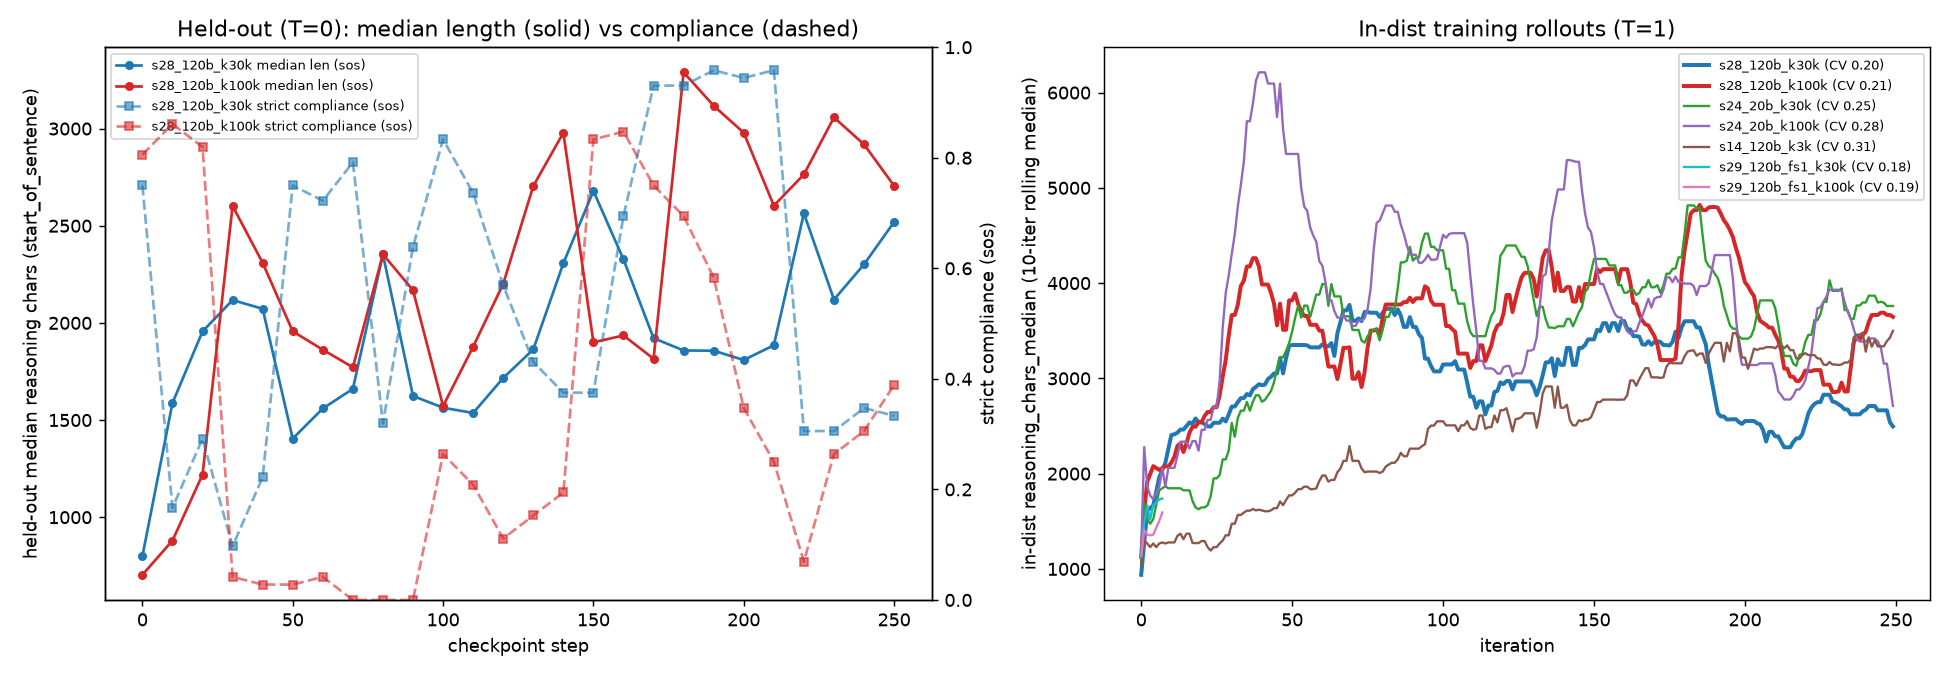

Reproduce this figure in Python.
"""Reasoning-length oscillation analysis for gpt-oss-120b RL runs (read-only over rl/runs).
Writes length_series.json, length_oscillation.md, length_oscillation.png in this folder."""
import json, re, sys
from pathlib import Path
from concurrent.futures import ProcessPoolExecutor
import numpy as np, pandas as pd, zstandard
from scipy.stats import pearsonr, spearmanr
import matplotlib
matplotlib.use("Agg")
import matplotlib.pyplot as plt

ROOT = Path("/root/controllability-elicitation/rl/runs")
HERE = Path("/root/controllability-elicitation/rl/analysis/sweep28_oscillation")
RUNS = {
    "s28_120b_k30k":  ROOT / "sweep28_gptoss120b_highk/sweep28-d1-k30k",
    "s28_120b_k100k": ROOT / "sweep28_gptoss120b_highk/sweep28-d1-k100k",
    "s24_20b_k30k":   ROOT / "sweep24_controller/sweep24-fix05-k30k",
    "s24_20b_k100k":  ROOT / "sweep24_controller/sweep24-fix05-k100k",
    "s14_120b_k3k":   ROOT / "sweep14_x320gepa_gptoss120b/sweep14-x320gepa-gptoss120b-k3k",
    "s29_120b_fs1_k30k":  ROOT / "sweep29_gptoss120b_fs1/sweep29-fs1-k30k",
    "s29_120b_fs1_k100k": ROOT / "sweep29_gptoss120b_fs1/sweep29-fs1-k100k",
}
OSC = {"s28_120b_k30k", "s28_120b_k100k"}
HO_MODES = ["start_of_sentence", "no_spaces", "letter_suppression"]
PREAMBLE_RE = re.compile(r"(I must|the requirement|the constraint|every sentence|need to ensure|begin with|start with)", re.I)
TROUGHS = [10, 20, 30, 40, 130, 140, 150, 220, 230, 240, 250]
PEAKS = [50, 60, 70, 100, 170, 180, 190, 200, 210]

def load_json(f):
    f = Path(f); b = f.read_bytes()
    if f.suffix == ".zst":
        b = zstandard.ZstdDecompressor().decompress(b, max_output_size=1 << 31)
    return json.loads(b)

def split_sents(t):
    return [s for s in re.split(r"(?<=[.!?])\s+|\n+", t.strip()) if s.strip()]

def cv(x):
    x = np.asarray(x, float); x = x[~np.isnan(x)]
    return float(np.std(x) / np.mean(x)) if len(x) and np.mean(x) > 0 else float("nan")

def maxmin(x):
    x = np.asarray(x, float); x = x[~np.isnan(x)]
    return float(np.max(x) / np.min(x)) if len(x) and np.min(x) > 0 else float("nan")

def corr(a, b):
    a, b = np.asarray(a, float), np.asarray(b, float)
    m = ~(np.isnan(a) | np.isnan(b))
    if m.sum() < 4 or np.std(a[m]) == 0 or np.std(b[m]) == 0:
        return (float("nan"), float("nan"), float("nan"), float("nan"))
    p = pearsonr(a[m], b[m]); s = spearmanr(a[m], b[m])
    return (float(p[0]), float(p[1]), float(s[0]), float(s[1]))

def fmt(x, d=2):
    return "nan" if x is None or (isinstance(x, float) and np.isnan(x)) else f"{x:.{d}f}"

# ---------------------------------------------------------------- 1. held-out
df = pd.read_parquet(HERE / "samples.parquet")
ho = df[df.split == "heldout"].copy()
ho["chars"] = ho.reasoning.str.len()
ho["sents"] = ho.reasoning.map(lambda t: len(split_sents(t)))
ho["trunc"] = (ho.finish_reason == "length").astype(int)
ho["gt8k"] = (ho.chars > 8000).astype(int)

def agg(g):
    return pd.Series(dict(n=len(g), med_chars=g.chars.median(), mean_chars=g.chars.mean(),
                          med_sents=g.sents.median(), mean_sents=g.sents.mean(),
                          frac_gt8k=g.gt8k.mean(), trunc_rate=g.trunc.mean(), compliance=g.compliance.mean()))

ho_all = ho.groupby(["run", "step"]).apply(agg).reset_index()
ho_mode = ho.groupby(["run", "mode", "step"]).apply(agg).reset_index()

heldout_series, heldout_stats = {}, {}
for run in ho.run.unique():
    a = ho_all[ho_all.run == run].sort_values("step")
    heldout_series[run] = {"steps": a.step.tolist(), "all": {c: a[c].round(4).tolist() for c in a.columns if c not in ("run", "step")}}
    st = {"all": {"cv_med_chars": cv(a.med_chars), "maxmin_med_chars": maxmin(a.med_chars),
                  "cv_mean_chars": cv(a.mean_chars), "cv_med_sents": cv(a.med_sents)}}
    for m in HO_MODES:
        b = ho_mode[(ho_mode.run == run) & (ho_mode["mode"] == m)].sort_values("step")
        heldout_series[run][m] = {c: b[c].round(4).tolist() for c in b.columns if c not in ("run", "step", "mode")}
        pr, pp, sr, sp = corr(b.med_chars, b.compliance)
        pr2, pp2, sr2, sp2 = corr(b.mean_chars, b.compliance)
        st[m] = {"cv_med_chars": cv(b.med_chars), "maxmin_med_chars": maxmin(b.med_chars), "cv_mean_chars": cv(b.mean_chars),
                 "cv_med_sents": cv(b.med_sents), "range_med_chars": [float(b.med_chars.min()), float(b.med_chars.max())],
                 "pearson_medlen_vs_compliance": pr, "pearson_p": pp, "spearman_medlen_vs_compliance": sr, "spearman_p": sp,
                 "pearson_meanlen_vs_compliance": pr2, "spearman_meanlen_vs_compliance": sr2,
                 "cv_compliance": cv(b.compliance),
                 "cv_med_chars_excl0": cv(b.med_chars.values[1:]), "maxmin_med_chars_excl0": maxmin(b.med_chars.values[1:]),
                 "pearson_excl0": corr(b.med_chars.values[1:], b.compliance.values[1:])[0], "spearman_excl0": corr(b.med_chars.values[1:], b.compliance.values[1:])[2]}
    heldout_stats[run] = st

# ---------------------------------------------------------------- 2. in-dist (progress.jsonl)
def acf(x, lags):
    x = np.asarray(x, float); x = x - x.mean(); v = (x * x).sum()
    return {int(L): float((x[:-L] * x[L:]).sum() / v) if L < len(x) and v > 0 else float("nan") for L in lags}

indist_series, indist_stats = {}, {}
for run, rd in RUNS.items():
    pf = rd / "progress.jsonl"
    if not pf.exists(): continue
    rows = [json.loads(l) for l in pf.read_text().splitlines() if l.strip()]
    p = pd.DataFrame(rows).drop_duplicates("iteration").sort_values("iteration").reset_index(drop=True)
    p["roll10"] = p.reasoning_chars_median.rolling(10, min_periods=1).median()
    p["mean10"] = p.reasoning_chars_median.rolling(10, min_periods=1).mean()
    indist_series[run] = {"iteration": p.iteration.tolist(), "reasoning_chars_median": p.reasoning_chars_median.tolist(),
                          "roll10_median": p.roll10.round(1).tolist(), "compliance_rate": p.compliance_rate.round(4).tolist(),
                          "accuracy": p.accuracy.round(4).tolist()}
    x = p.reasoning_chars_median.values.astype(float)
    # detrend with 50-step centered rolling mean before ACF (so a slow drift does not masquerade as a period)
    trend = pd.Series(x).rolling(50, center=True, min_periods=10).mean().values
    resid = x - trend
    lags = list(range(10, 101, 10))
    st = {"n_iters": int(len(p)), "cv": cv(x), "maxmin": maxmin(x), "cv_roll10": cv(p.roll10), "maxmin_roll10": maxmin(p.roll10),
          "cv_after_warmup(>=20)": cv(x[20:]) if len(x) > 30 else float("nan"),
          "maxmin_after_warmup(>=20)": maxmin(x[20:]) if len(x) > 30 else float("nan"),
          "acf_raw": acf(x, lags) if len(x) > 110 else {}, "acf_detrended": acf(resid[~np.isnan(resid)], lags) if len(x) > 110 else {}}
    # cross-correlation with held-out series: checkpoint s <- iterations s-9..s
    if run in heldout_series:
        steps = heldout_series[run]["steps"]
        aligned = []
        for s in steps:
            w = p[(p.iteration >= max(0, s - 9)) & (p.iteration <= s)]
            aligned.append(w.reasoning_chars_median.mean() if len(w) else np.nan)
        aligned = np.array(aligned, float)
        st["aligned_indist_len"] = [None if np.isnan(v) else round(float(v), 1) for v in aligned]
        for m in HO_MODES + ["all"]:
            comp = np.array(heldout_series[run][m]["compliance"], float)
            hl = np.array(heldout_series[run][m]["med_chars"], float)
            st[f"xcorr_indistlen_vs_heldout_compliance_{m}"] = corr(aligned, comp)
            st[f"xcorr_indistlen_vs_heldout_medlen_{m}"] = corr(aligned, hl)
        # excluding step 0 (donor checkpoint: no RL yet, warm-up transient)
        st["xcorr_excl_step0_sos_compliance"] = corr(aligned[1:], np.array(heldout_series[run]["start_of_sentence"]["compliance"], float)[1:])
        st["xcorr_excl_step0_sos_medlen"] = corr(aligned[1:], np.array(heldout_series[run]["start_of_sentence"]["med_chars"], float)[1:])
    indist_stats[run] = st

# per-mode in-dist length from iters/, every 5th iteration
def permode(args):
    run, f = args
    try:
        D = load_json(f)
    except Exception as e:
        return run, f.name, None
    it = int(re.search(r"iter-(\d+)", f.name).group(1))
    out = {}
    for r in D["results"]:
        for s in r["samples"]:
            out.setdefault(r["mode"], []).append((len(s.get("reasoning") or ""), int(s.get("compliance") or 0), s.get("finish_reason") == "length"))
    return run, it, {m: dict(n=len(v), med_chars=float(np.median([a for a, _, _ in v])), mean_chars=float(np.mean([a for a, _, _ in v])),
                           compliance=float(np.mean([c for _, c, _ in v])), trunc_rate=float(np.mean([t for _, _, t in v]))) for m, v in out.items()}

jobs = []
for run, rd in RUNS.items():
    for f in sorted((rd / "iters").glob("iter-*.json*")):
        it = int(re.search(r"iter-(\d+)", f.name).group(1))
        if it % 5 == 0 or run.startswith("s29"):
            jobs.append((run, f))
permode_series = {}
with ProcessPoolExecutor(16) as ex:
    for run, it, res in ex.map(permode, jobs, chunksize=2):
        if res is None: continue
        permode_series.setdefault(run, {})[it] = res
permode_stats = {}
for run, d in permode_series.items():
    its = sorted(d)
    modes = sorted({m for it in its for m in d[it]})
    permode_stats[run] = {"iterations": its, "modes": {}}
    for m in modes:
        med = [d[it][m]["med_chars"] if m in d[it] else np.nan for it in its]
        comp = [d[it][m]["compliance"] if m in d[it] else np.nan for it in its]
        tr = [d[it][m]["trunc_rate"] if m in d[it] else np.nan for it in its]
        permode_stats[run]["modes"][m] = {"med_chars": [None if np.isnan(v) else round(v) for v in med],
                                          "compliance": [None if np.isnan(v) else round(v, 3) for v in comp],
                                          "trunc_rate": [None if np.isnan(v) else round(v, 3) for v in tr],
                                          "cv": cv(med), "maxmin": maxmin(med),
                                          "cv_after_warmup": cv(np.array(med)[np.array(its) >= 20]) if len(its) > 6 else float("nan")}
        # cross-correlation of per-mode in-dist median length with held-out sos compliance (nearest checkpoint <= iteration, window s-9..s)
        if run in heldout_series:
            steps = heldout_series[run]["steps"]; comp_sos = heldout_series[run]["start_of_sentence"]["compliance"]
            al = []
            for s in steps:
                vals = [d[it][m]["med_chars"] for it in its if max(0, s - 9) <= it <= s and m in d[it]]
                al.append(np.mean(vals) if vals else np.nan)
            permode_stats[run]["modes"][m]["xcorr_vs_heldout_sos_compliance"] = corr(al, comp_sos)

# ---------------------------------------------------------------- 3. decomposition (sweep28 k30k, sos)
def decompose(t):
    sents = split_sents(t)
    k = 0
    for s in sents:
        if PREAMBLE_RE.search(s): k += 1
        else: break
    pre, body = sents[:k], sents[k:]
    n_meta_total = sum(bool(PREAMBLE_RE.search(s)) for s in sents)
    return dict(pre_chars=sum(len(s) for s in pre), pre_sents=k, body_chars=sum(len(s) for s in body), body_sents=len(body),
                n_sents=len(sents), meta_sents_total=n_meta_total, meta_chars_total=sum(len(s) for s in sents if PREAMBLE_RE.search(s)))

sos = ho[(ho.run == "s28_120b_k30k") & (ho["mode"] == "start_of_sentence")].copy()
dec = pd.DataFrame([decompose(t) for t in sos.reasoning], index=sos.index)
sos = pd.concat([sos, dec], axis=1)
sos["phase"] = np.where(sos.step.isin(TROUGHS), "trough", np.where(sos.step.isin(PEAKS), "peak", "other"))
DEC_COLS = ["chars", "n_sents", "pre_chars", "pre_sents", "body_chars", "body_sents", "meta_chars_total", "meta_sents_total"]
dec_phase = sos[sos.phase != "other"].groupby("phase")[DEC_COLS].median()
dec_phase_mean = sos[sos.phase != "other"].groupby("phase")[DEC_COLS].mean()
dec_phase_comp = sos[sos.phase != "other"].groupby("phase").compliance.mean()
dec_step = sos.groupby("step")[DEC_COLS].median()
dec_step["compliance"] = sos.groupby("step").compliance.mean()
dec_step["frac_has_preamble"] = sos.groupby("step").pre_sents.apply(lambda s: (s > 0).mean())
# within-phase, compliant vs non-compliant
dec_phase_c = sos[sos.phase != "other"].groupby(["phase", "compliance"])[DEC_COLS].median()
# same decomposition for k100k (for reference)
sos100 = ho[(ho.run == "s28_120b_k100k") & (ho["mode"] == "start_of_sentence")].copy()
dec100 = pd.DataFrame([decompose(t) for t in sos100.reasoning], index=sos100.index)
sos100 = pd.concat([sos100, dec100], axis=1)
dec100_step = sos100.groupby("step")[DEC_COLS].median(); dec100_step["compliance"] = sos100.groupby("step").compliance.mean()

# ---------------------------------------------------------------- save JSON
out = {"heldout_series": heldout_series, "heldout_stats": heldout_stats, "indist_series": indist_series, "indist_stats": indist_stats,
       "permode_indist": permode_stats,
       "decomposition_k30k": {"troughs": TROUGHS, "peaks": PEAKS, "phase_median": dec_phase.round(1).to_dict(), "phase_mean": dec_phase_mean.round(1).to_dict(),
                              "phase_compliance": dec_phase_comp.round(3).to_dict(),
                              "per_step_median": {int(k): v for k, v in dec_step.round(3).to_dict(orient="index").items()},
                              "phase_by_compliance_median": {f"{a}_c{b}": v for (a, b), v in dec_phase_c.round(1).to_dict(orient="index").items()}},
       "decomposition_k100k_per_step_median": {int(k): v for k, v in dec100_step.round(3).to_dict(orient="index").items()}}
def clean(o):
    if isinstance(o, dict): return {str(k): clean(v) for k, v in o.items()}
    if isinstance(o, (list, tuple)): return [clean(v) for v in o]
    if isinstance(o, (np.floating, float)): return None if np.isnan(o) else float(o)
    if isinstance(o, (np.integer,)): return int(o)
    return o
(HERE / "length_series.json").write_text(json.dumps(clean(out), indent=1))

# ---------------------------------------------------------------- figure
fig, axes = plt.subplots(1, 2, figsize=(15, 5.2))
ax = axes[0]; ax2 = ax.twinx()
cols = {"s28_120b_k30k": "#1f77b4", "s28_120b_k100k": "#d62728"}
for run, c in cols.items():
    s = heldout_series[run]["steps"]; m = heldout_series[run]["start_of_sentence"]
    ax.plot(s, m["med_chars"], "-o", color=c, ms=4, label=f"{run} median len (sos)")
    ax2.plot(s, m["compliance"], "--s", color=c, ms=4, alpha=.6, label=f"{run} strict compliance (sos)")
ax.set_xlabel("checkpoint step"); ax.set_ylabel("held-out median reasoning chars (start_of_sentence)"); ax2.set_ylabel("strict compliance (sos)")
ax2.set_ylim(0, 1); ax.set_title("Held-out (T=0): median length (solid) vs compliance (dashed)")
h1, l1 = ax.get_legend_handles_labels(); h2, l2 = ax2.get_legend_handles_labels(); ax.legend(h1 + h2, l1 + l2, fontsize=7, loc="upper left")
ax = axes[1]
pal = {"s28_120b_k30k": "#1f77b4", "s28_120b_k100k": "#d62728", "s24_20b_k30k": "#2ca02c", "s24_20b_k100k": "#9467bd", "s14_120b_k3k": "#8c564b",
       "s29_120b_fs1_k30k": "#17becf", "s29_120b_fs1_k100k": "#e377c2"}
for run, s in indist_series.items():
    lw = 2.2 if run in OSC else 1.3
    ax.plot(s["iteration"], s["roll10_median"], color=pal[run], lw=lw, label=f"{run} (CV {indist_stats[run]['cv']:.2f})")
ax.set_xlabel("iteration"); ax.set_ylabel("in-dist reasoning_chars_median (10-iter rolling median)"); ax.set_title("In-dist training rollouts (T=1)")
ax.legend(fontsize=7)
fig.tight_layout(); fig.savefig(HERE / "length_oscillation.png", dpi=130)

# ---------------------------------------------------------------- markdown
L = []
L.append("# Reasoning-length oscillation in gpt-oss-120b RL runs\n")
L.append("Read-only analysis of `rl/runs/sweep28_gptoss120b_highk/*` (oscillating held-out compliance) vs stable comparison runs "
         "(`sweep24-fix05-k30k/k100k` gpt-oss-20b same recipe; `sweep14-x320gepa-gptoss120b-k3k` 120b small-k older recipe) and the in-progress "
         "`sweep29-fs1-k30k/k100k` (fewshot donors, in-dist only). Held-out = T=0 eval of each checkpoint on 200 held-out questions "
         "(start_of_sentence / no_spaces / letter_suppression); in-dist = T=1 training rollouts (256/step) from `progress.jsonl` and `iters/`. "
         "Length = chars of the `reasoning` field; sentences split on `.!?` + newlines. Strict compliance = `compliance == 1`. "
         "Series in `length_series.json`, figure `length_oscillation.png`, script `length_oscillation.py`.\n")

L.append("## 1. Held-out length series\n")
L.append("### 1a. Summary across checkpoints (26 checkpoints, steps 0..250)\n")
L.append("| run | mode | CV median chars | max/min median chars | CV excl. step 0 | max/min excl. step 0 | median-chars range | CV median sents | CV compliance | Pearson r (med len vs compliance) | p | Spearman rho | p | Pearson/Spearman excl. step 0 |")
L.append("|---|---|---|---|---|---|---|---|---|---|---|---|---|---|")
for run in RUNS:
    if run not in heldout_stats: continue
    st = heldout_stats[run]
    L.append(f"| {run} | all | {fmt(st['all']['cv_med_chars'])} | {fmt(st['all']['maxmin_med_chars'])} | | | | {fmt(st['all']['cv_med_sents'])} | | | | | | |")
    for m in HO_MODES:
        s = st[m]
        L.append(f"| {run} | {m} | {fmt(s['cv_med_chars'])} | {fmt(s['maxmin_med_chars'])} | {fmt(s['cv_med_chars_excl0'])} | {fmt(s['maxmin_med_chars_excl0'])} | {s['range_med_chars'][0]:.0f}-{s['range_med_chars'][1]:.0f} | {fmt(s['cv_med_sents'])} | {fmt(s['cv_compliance'])} | "
                 f"{fmt(s['pearson_medlen_vs_compliance'])} | {fmt(s['pearson_p'],3)} | {fmt(s['spearman_medlen_vs_compliance'])} | {fmt(s['spearman_p'],3)} | {fmt(s['pearson_excl0'])} / {fmt(s['spearman_excl0'])} |")
L.append("")
L.append("Mean-length (not median) correlations with compliance, start_of_sentence: " + "; ".join(
    f"{run}: Pearson {fmt(heldout_stats[run]['start_of_sentence']['pearson_meanlen_vs_compliance'])}, Spearman {fmt(heldout_stats[run]['start_of_sentence']['spearman_meanlen_vs_compliance'])}"
    for run in RUNS if run in heldout_stats) + "\n")

for run in RUNS:
    if run not in heldout_series: continue
    L.append(f"### 1b. {run}: per-checkpoint held-out table\n")
    L.append("| step | all med chars | all mean chars | all med sents | all >8k | all trunc | sos med chars | sos mean chars | sos med sents | sos >8k | sos trunc | sos compl | nosp med chars | nosp compl | nosp trunc | lsup med chars | lsup compl | lsup trunc |")
    L.append("|" + "---|" * 18)
    hs = heldout_series[run]
    for i, s in enumerate(hs["steps"]):
        a = hs["all"]; so = hs["start_of_sentence"]; ns = hs["no_spaces"]; ls = hs["letter_suppression"]
        L.append(f"| {s} | {a['med_chars'][i]:.0f} | {a['mean_chars'][i]:.0f} | {a['med_sents'][i]:.0f} | {a['frac_gt8k'][i]:.2f} | {a['trunc_rate'][i]:.2f} | "
                 f"{so['med_chars'][i]:.0f} | {so['mean_chars'][i]:.0f} | {so['med_sents'][i]:.0f} | {so['frac_gt8k'][i]:.2f} | {so['trunc_rate'][i]:.2f} | {so['compliance'][i]:.2f} | "
                 f"{ns['med_chars'][i]:.0f} | {ns['compliance'][i]:.2f} | {ns['trunc_rate'][i]:.2f} | {ls['med_chars'][i]:.0f} | {ls['compliance'][i]:.2f} | {ls['trunc_rate'][i]:.2f} |")
    L.append("")

L.append("## 2. In-dist length series (progress.jsonl, `reasoning_chars_median`, T=1 training rollouts)\n")
L.append("| run | n iters | CV raw | max/min raw | CV (iters>=20) | max/min (iters>=20) | CV 10-roll | max/min 10-roll | ACF detrended lag10/20/30/50/100 |")
L.append("|---|---|---|---|---|---|---|---|---|")
for run, st in indist_stats.items():
    a = st["acf_detrended"]
    acfs = "/".join(fmt(a.get(k, float('nan'))) for k in (10, 20, 30, 50, 100)) if a else "n/a"
    L.append(f"| {run} | {st['n_iters']} | {fmt(st['cv'])} | {fmt(st['maxmin'])} | {fmt(st['cv_after_warmup(>=20)'])} | {fmt(st['maxmin_after_warmup(>=20)'])} | {fmt(st['cv_roll10'])} | {fmt(st['maxmin_roll10'])} | {acfs} |")
L.append("")
L.append("Raw (non-detrended) ACF lag 10..100 by run:\n")
for run, st in indist_stats.items():
    if st["acf_raw"]:
        L.append(f"- {run}: " + ", ".join(f"L{k}={fmt(v)}" for k, v in st["acf_raw"].items()))
L.append("")
L.append("### 2b. Cross-correlation: 10-step in-dist median length (mean of iters s-9..s) vs held-out series at checkpoint s\n")
L.append("| run | vs sos compliance (Pearson/Spearman) | vs sos compliance excl. step 0 | vs sos held-out median len | vs sos held-out med len excl. step 0 | vs no_spaces compl | vs letter_supp compl | vs all-mode held-out med len |")
L.append("|---|---|---|---|---|---|---|---|")
for run, st in indist_stats.items():
    if "aligned_indist_len" not in st: continue
    def pr(k): x = st[k]; return f"{fmt(x[0])} / {fmt(x[2])}"
    L.append(f"| {run} | {pr('xcorr_indistlen_vs_heldout_compliance_start_of_sentence')} | {pr('xcorr_excl_step0_sos_compliance')} | {pr('xcorr_indistlen_vs_heldout_medlen_start_of_sentence')} | {pr('xcorr_excl_step0_sos_medlen')} | "
             f"{pr('xcorr_indistlen_vs_heldout_compliance_no_spaces')} | {pr('xcorr_indistlen_vs_heldout_compliance_letter_suppression')} | {pr('xcorr_indistlen_vs_heldout_medlen_all')} |")
L.append("")
L.append("Per-checkpoint aligned in-dist length (mean reasoning_chars_median over iters s-9..s) next to held-out sos compliance / sos median length:\n")
for run in ("s28_120b_k30k", "s28_120b_k100k"):
    st = indist_stats[run]; hs = heldout_series[run]
    L.append(f"**{run}**\n")
    L.append("| step | " + " | ".join(str(s) for s in hs["steps"]) + " |")
    L.append("|---|" + "---|" * len(hs["steps"]))
    L.append("| in-dist len | " + " | ".join("" if v is None else f"{v:.0f}" for v in st["aligned_indist_len"]) + " |")
    L.append("| held-out sos compl | " + " | ".join(f"{v:.2f}" for v in hs["start_of_sentence"]["compliance"]) + " |")
    L.append("| held-out sos med len | " + " | ".join(f"{v:.0f}" for v in hs["start_of_sentence"]["med_chars"]) + " |")
    L.append("")

L.append("### 2c. Per-mode in-dist median length from iters/ (every 5th iteration; sweep29: all available)\n")
L.append("| run | mode | n pts | CV med chars | max/min | CV (iters>=20) | Pearson/Spearman vs held-out sos compliance |")
L.append("|---|---|---|---|---|---|---|")
for run, ps in permode_stats.items():
    for m, s in ps["modes"].items():
        x = s.get("xcorr_vs_heldout_sos_compliance")
        xc = f"{fmt(x[0])} / {fmt(x[2])}" if x else "n/a"
        L.append(f"| {run} | {m} | {len(ps['iterations'])} | {fmt(s['cv'])} | {fmt(s['maxmin'])} | {fmt(s['cv_after_warmup'])} | {xc} |")
L.append("")
for run in ("s28_120b_k30k", "s28_120b_k100k"):
    ps = permode_stats.get(run)
    if not ps: continue
    L.append(f"**{run}** per-mode median chars by iteration (every 5th)\n")
    its = ps["iterations"]
    L.append("| iter | " + " | ".join(ps["modes"].keys()) + " |")
    L.append("|---|" + "---|" * len(ps["modes"]))
    for i, it in enumerate(its):
        L.append(f"| {it} | " + " | ".join("" if s["med_chars"][i] is None else f"{s['med_chars'][i]}" for s in ps["modes"].values()) + " |")
    L.append("")

L.append("## 3. Preamble/body decomposition, sweep28 k30k held-out start_of_sentence\n")
L.append(f"Preamble = leading run of sentences matching `{PREAMBLE_RE.pattern}` (case-insensitive); body = remainder. "
         f"Troughs = steps {TROUGHS}; peaks = steps {PEAKS}. `meta_*_total` counts matching sentences anywhere in the trace (not just leading).\n")
L.append("| phase | n traces | strict compl | median total chars | median sents | median preamble chars | median preamble sents | median body chars | median body sents | median meta chars (anywhere) | median meta sents (anywhere) |")
L.append("|---|---|---|---|---|---|---|---|---|---|---|")
for ph in ("peak", "trough"):
    r = dec_phase.loc[ph]; n = int((sos.phase == ph).sum())
    L.append(f"| {ph} | {n} | {dec_phase_comp[ph]:.2f} | {r.chars:.0f} | {r.n_sents:.0f} | {r.pre_chars:.0f} | {r.pre_sents:.0f} | {r.body_chars:.0f} | {r.body_sents:.0f} | {r.meta_chars_total:.0f} | {r.meta_sents_total:.0f} |")
L.append("")
L.append("Means instead of medians:\n")
L.append("| phase | mean total chars | mean preamble chars | mean body chars | mean meta chars (anywhere) | mean meta sents (anywhere) |")
L.append("|---|---|---|---|---|---|")
for ph in ("peak", "trough"):
    r = dec_phase_mean.loc[ph]
    L.append(f"| {ph} | {r.chars:.0f} | {r.pre_chars:.0f} | {r.body_chars:.0f} | {r.meta_chars_total:.0f} | {r.meta_sents_total:.1f} |")
L.append("")
L.append("Split by compliance within phase (medians):\n")
L.append("| phase / compliant | n | total chars | preamble chars | body chars | meta chars anywhere | meta sents anywhere |")
L.append("|---|---|---|---|---|---|---|")
for (ph, c), r in dec_phase_c.iterrows():
    n = int(((sos.phase == ph) & (sos.compliance == c)).sum())
    L.append(f"| {ph} / c={c} | {n} | {r.chars:.0f} | {r.pre_chars:.0f} | {r.body_chars:.0f} | {r.meta_chars_total:.0f} | {r.meta_sents_total:.0f} |")
L.append("")
L.append("### 3b. Compliance at fixed length: strict compliance by sentence-count bucket, peak vs trough (k30k sos)\n")
sos["sbin"] = pd.cut(sos.n_sents, [0, 10, 15, 20, 25, 30, 40, 60, 10**6], labels=["1-10", "11-15", "16-20", "21-25", "26-30", "31-40", "41-60", ">60"])
bk = sos[sos.phase != "other"].groupby(["sbin", "phase"], observed=True).compliance.agg(["mean", "size"]).unstack("phase")
L.append("| sentences | peak compl (n) | trough compl (n) |")
L.append("|---|---|---|")
for b_, r in bk.iterrows():
    L.append(f"| {b_} | {r[('mean','peak')]:.2f} ({int(r[('size','peak')])}) | {r[('mean','trough')]:.2f} ({int(r[('size','trough')])}) |")
L.append("")
# composition check: does the peak/trough length gap survive conditioning on compliance?
L.append("Composition check: predicted phase median total chars if only the compliant/non-compliant mix changed (weights = phase compliance, lengths = within-phase c=0/c=1 medians): "
         + ", ".join(f"{ph}: {dec_phase_comp[ph]*dec_phase_c.loc[(ph,1)].chars + (1-dec_phase_comp[ph])*dec_phase_c.loc[(ph,0)].chars:.0f} (observed {dec_phase.loc[ph].chars:.0f})" for ph in ("peak", "trough")) + "\n")
out["decomposition_k30k"]["compliance_by_sentence_bucket"] = {str(b_): {"peak": [float(r[('mean','peak')]), int(r[('size','peak')])], "trough": [float(r[('mean','trough')]), int(r[('size','trough')])]} for b_, r in bk.iterrows()}
(HERE / "length_series.json").write_text(json.dumps(clean(out), indent=1))
L.append("Per-step medians (k30k sos):\n")
L.append("| step | compl | total chars | sents | preamble chars | preamble sents | frac w/ preamble | body chars | body sents | meta chars anywhere | meta sents anywhere |")
L.append("|---|---|---|---|---|---|---|---|---|---|---|")
for s, r in dec_step.iterrows():
    tag = "T" if s in TROUGHS else ("P" if s in PEAKS else "")
    L.append(f"| {s} {tag} | {r.compliance:.2f} | {r.chars:.0f} | {r.n_sents:.0f} | {r.pre_chars:.0f} | {r.pre_sents:.0f} | {r.frac_has_preamble:.2f} | {r.body_chars:.0f} | {r.body_sents:.0f} | {r.meta_chars_total:.0f} | {r.meta_sents_total:.0f} |")
L.append("")
L.append("k100k sos per-step medians (reference):\n")
L.append("| step | compl | total chars | preamble chars | body chars | meta chars anywhere |")
L.append("|---|---|---|---|---|---|")
for s, r in dec100_step.iterrows():
    L.append(f"| {s} | {r.compliance:.2f} | {r.chars:.0f} | {r.pre_chars:.0f} | {r.body_chars:.0f} | {r.meta_chars_total:.0f} |")
L.append("")
L.append("## 4. Conclusion\n")
L.append("<<CONCLUSION>>\n")
(HERE / "length_oscillation.md").write_text("\n".join(L))
print("written", HERE / "length_oscillation.md")
# print key numbers for the operator
print(json.dumps(clean({r: {m: {k: v for k, v in heldout_stats[r][m].items() if k in ("cv_med_chars", "maxmin_med_chars", "pearson_medlen_vs_compliance", "spearman_medlen_vs_compliance", "spearman_p", "cv_compliance")} for m in heldout_stats[r]} for r in heldout_stats}), indent=0))
print(json.dumps(clean({r: {k: v for k, v in s.items() if k.startswith(("cv", "maxmin", "acf_detrended", "xcorr"))} for r, s in indist_stats.items()}), indent=0))
print(dec_phase.round(0)); print(dec_phase_mean.round(0)); print(dec_phase_comp)
print(dec_step.round(2).to_string())
